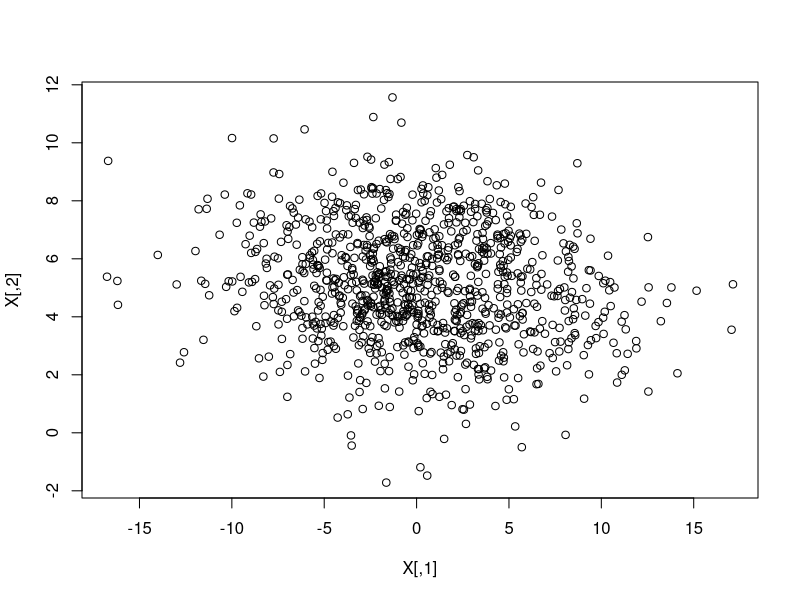

Generate this figure with R:
library(MASS)
mu <- c(0,5,2)
sigma <- matrix(c(25,-1,7,-1,4,-4,7,-4,10),nrow = 3)

X <- mvrnorm(1000,mu, sigma)

plot(X)
